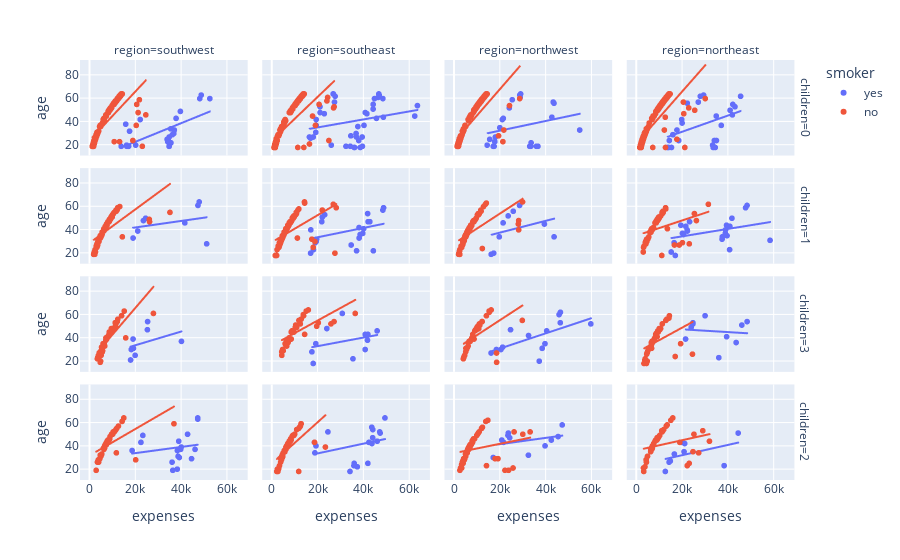

The code cell stored with this chart in its notebook:
### Code cell
# Region, Smoking, Children and Age vs Expenses
px.scatter (data,
            x = "expenses",
            y = "age",
            facet_row = "children",
            facet_col = "region",
            color = "smoker",
            trendline = "ols")
